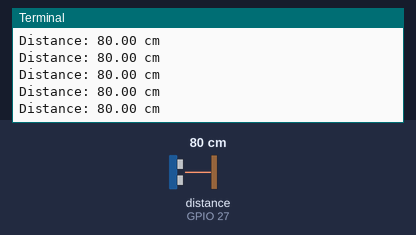
The program below on a simulated Raspberry Pi (BCM pin numbers). Shown: the last lines printed to the terminal. Inputs (shaded band) come from the test bench; at power-on: distance to the obstacle (sensor on GPIO 27) 80 cm. The echo pulse lasts 58.3 µs per cm.

Above: at 1.2 s.
1.3 s: distance to the obstacle (sensor on GPIO 27) set to 2 cm
At 1.6 s:
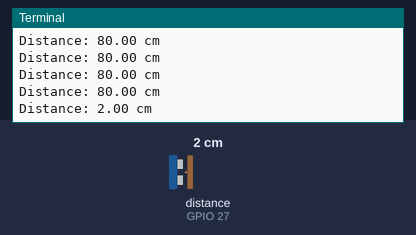
2.8 s: distance to the obstacle (sensor on GPIO 27) set to 4 cm
At 2.81 s:
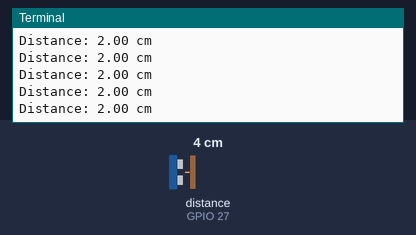
Timing chart, 0 to 5.8 s (numbered marks = the images above; inputs shaded):
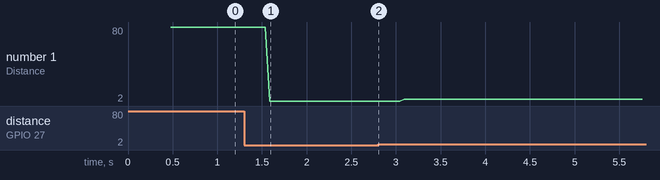

The program:

distance.py
```python
from gpiozero import DistanceSensor
from time import sleep

sensor = DistanceSensor(echo=27, trigger=17)

try:
    while True:
        dis = sensor.distance * 100
        print('Distance: {:.2f} cm'.format(dis))
        sleep(0.05)

except KeyboardInterrupt:
    pass
```

Measured:
- after the input at 1.3 s, the terminal: prints a new line after 0.29 s (image 1)
- plotted number 1: 80 → 2 after the input at 1.3 s, 2 → 4 after the input at 2.8 s
